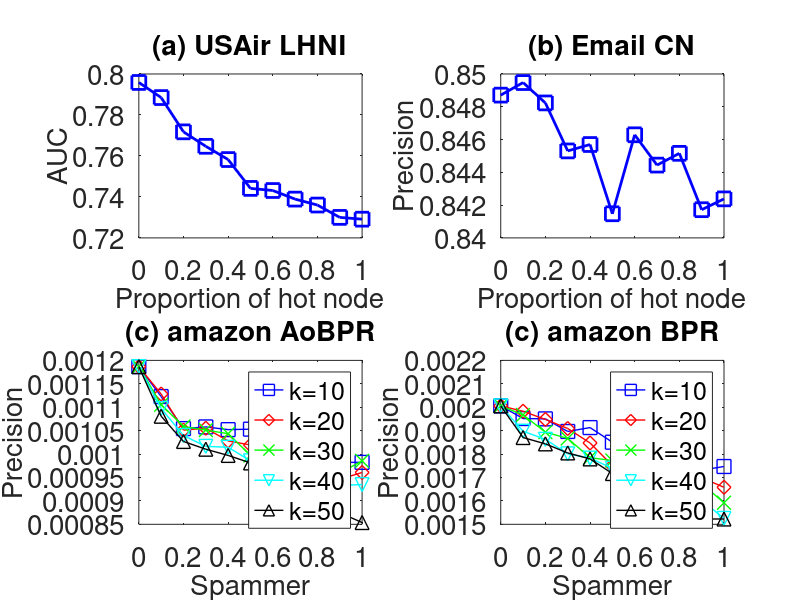

Recreate this plot in MATLAB.
subplot(2,2,1);
x=0:0.1:1;
y=[
0.795858333
0.788486333
0.77176
0.764703
0.758237333
0.744159333
0.743127667
0.738928667
0.736035
0.730010667
0.729135667
];
plot(x,y,'-bs','LineWidth',2,'MarkerSize',10);
set(gca,'FontSize',20);
xlabel('Proportion of hot node','fontsize',20);
ylabel('AUC','fontsize',20);
title('(a) USAir LHNI','fontsize',20);

subplot(2,2,2);
x=0:0.1:1;
y=[0.84871,0.849476333,0.848234333 ,0.845306333 ,0.845697  0.841471667  ,0.846290667 ,0.844441 ,0.845158667 ,0.84172 ,0.842381 ,];
plot(x,y,'-bs','LineWidth',2,'MarkerSize',10);
set(gca,'FontSize',20);
xlabel('Proportion of hot node','fontsize',20);
ylabel('Precision','fontsize',20);
title('(b) Email CN','fontsize',20);

subplot(2,2,3);
x=0:0.1:1;
y=[0.001186700767263420 ,0.001122807017543860  ,0.00105434782608695 ,0.00105797101449275 ,0.00105217391304348 ,0.00105314009661836 ,0.00101601830663615 ,0.000997711670480547,0.000982286634460545 ,0.000982286634460545  ,0.000982286634460544 ,];
plot(x,y,'-bs','LineWidth',1,'MarkerSize',10);
hold on;

y=[0.001186700767263420,0.00112820512820513,0.00105120772946860 ,0.00105507246376811 ,0.0010280193236715,0.001019323671497580,0.000998885172798214,0.00100483091787439 ,0.00098357487922705 ,0.000946169772256727,0.000960662525879914 ,];
plot(x,y,'-rd','LineWidth',1,'MarkerSize',10);
hold on;

y=[0.001186700767263420,0.00110531400966183,0.00105893719806763 ,0.0010512077294686,0.00104347826086956,0.00099710144927536,0.000989371980676325,0.00098964803312629,0.000972129319955403,0.000959156785243739,0.000985507246376808,];
plot(x,y,'-gx','LineWidth',1,'MarkerSize',10);
hold on;

y=[0.001186700767263420,0.00109730848861283,0.00103961352657004,0.00101642512077294,0.00101449275362318,0.000985507246376809,0.000979066022544282,0.000966183574879225,0.000934782608695649,0.000933333333333331 ,0.000934782608695651,];
plot(x,y,'-cv','LineWidth',1,'MarkerSize',10);
hold on;

y=[0.001186700767263420,0.0010807453416149,0.00102691511387163,0.0010103519668737,0.00099710144927536,0.000981047937569675,0.000964803312629397,0.000919806763285022,0.000912077294685988,0.000874835309617916,0.000853754940711461 ,];
plot(x,y,'-k^','LineWidth',1,'MarkerSize',10);


set(gca,'FontSize',20);
xlabel('Spammer','fontsize',20);
ylabel('Precision','fontsize',20);
title('(c) amazon AoBPR','fontsize',20);

legend('k=10','k=20','k=30','k=40','k=50');
hold on;


subplot(2,2,4);
x=0:0.1:1;
y=[0.00200579710144927,0.001951690821256040 ,0.00195031055900621  ,0.00189648033126294 ,0.00191304347826087 ,0.00185061315496098 ,0.00185093167701863 ,0.00183574879227053 ,0.00177004830917874 ,0.001731400966183570 ,0.00174685990338164  ,];
plot(x,y,'-bs','LineWidth',1,'MarkerSize',10);
hold on;

y=[0.00200579710144927,0.00198260869565217 ,0.00194782608695652 ,0.00190917874396135 ,0.00184734299516908,0.00175072463768115,0.00173140096618357,0.00176548089591567 ,0.0017391304347826 ,0.00169899665551839,0.00165797101449275,];
plot(x,y,'-rd','LineWidth',1,'MarkerSize',10);
hold on;

y=[0.00200579710144927,0.0019671497584541,0.00189371980676328 ,0.001866666666666660,0.00178467908902691,0.00177225672877846,0.00175845410628019,0.00173913043478261,0.00172129319955406,0.00167342995169082,0.00159227053140096,];
plot(x,y,'-gx','LineWidth',1,'MarkerSize',10);
hold on;

y=[0.00200579710144927,0.0018975845410628,0.00186280193236715,0.00180096618357488,0.00178260869565217,0.0017391304347826,0.00172367149758454,0.00170821256038647,0.00170434782608695,0.00160248447204969  ,0.00152508361204013,];
plot(x,y,'-cv','LineWidth',1,'MarkerSize',10);
hold on;

y=[0.00200579710144927,0.001870531400966180 ,0.00184347826086956,0.00180483091787439,0.001779264214046820,0.00171683389074693,0.001700483091787430 ,0.00166570048309178,0.00163091787439613,0.0015227053140096625,0.0015227053140096623 ,];
plot(x,y,'-k^','LineWidth',1,'MarkerSize',10);


set(gca,'FontSize',20);
xlabel('Spammer','fontsize',20);
ylabel('Precision','fontsize',20);
title('(c) amazon BPR','fontsize',20);

legend('k=10','k=20','k=30','k=40','k=50');
hold on;
